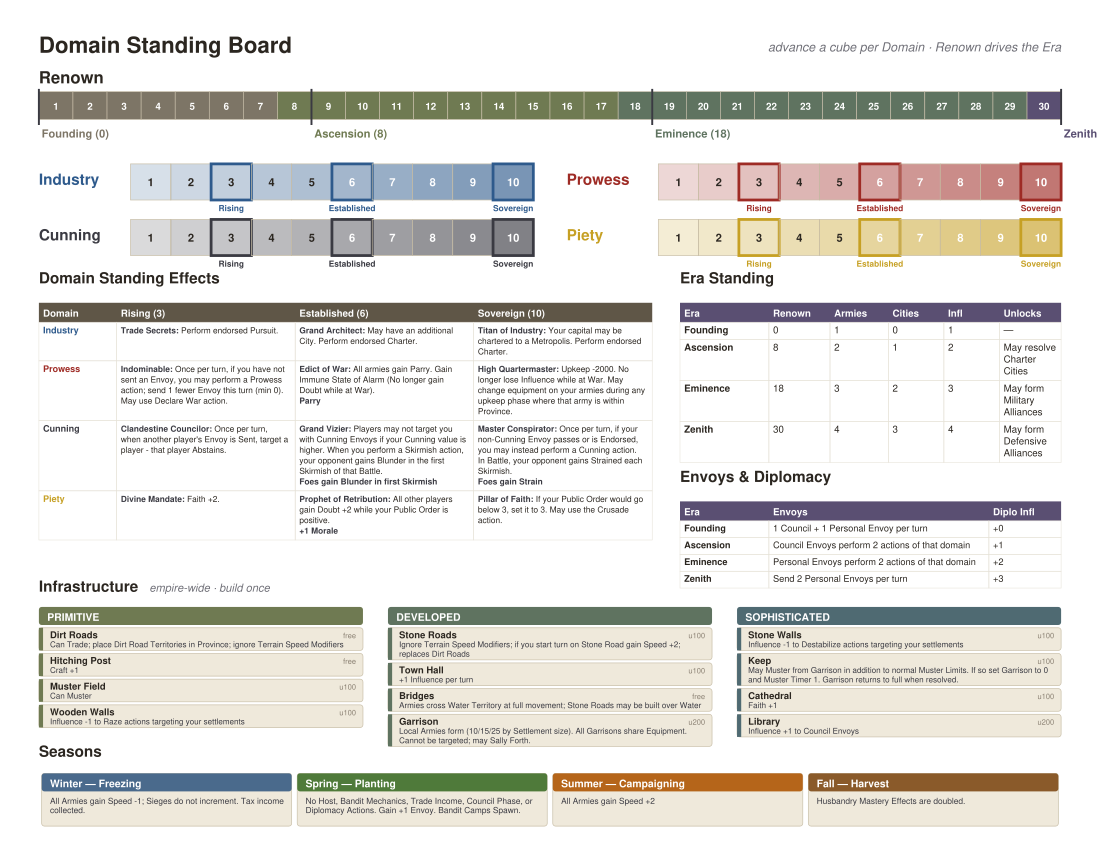

The Python source for this figure:
#!/usr/bin/env python
# domain_board.py - landscape Domain Standing Board.
#   * 4 Domain tracks 1-10 (tier marks: Rising 3, Established 6, Sovereign 10)
#   * Renown track 0-30 with Era demarcations (Founding/Ascension/Eminence/Zenith)
#   * Domain standing definitions + Era standing table
# Data-driven from renown_data. Usage: python domain_board.py [out.pdf]
import sys, os
from reportlab.pdfgen import canvas
from reportlab.lib.pagesizes import letter, landscape
from reportlab.lib.colors import HexColor, Color
from reportlab.pdfbase import pdfmetrics
from reportlab.pdfbase.ttfonts import TTFont
import renown_data as rd

SERIF, SERIF_B, SERIF_I = "Helvetica", "Helvetica-Bold", "Helvetica-Oblique"
for face, fn in [("EBG", "EBGaramond-Regular.ttf"), ("EBG-B", "EBGaramond-Bold.ttf"),
                 ("EBG-I", "EBGaramond-Italic.ttf")]:
    for base in ("/root/.fonts", "fonts", "."):
        p = os.path.join(base, fn)
        if os.path.exists(p):
            try:
                pdfmetrics.registerFont(TTFont(face, p))
                if   face == "EBG":   SERIF = "EBG"
                elif face == "EBG-B": SERIF_B = "EBG-B"
                elif face == "EBG-I": SERIF_I = "EBG-I"
            except Exception: pass
            break

DOMAINS = ["Industry", "Prowess", "Cunning", "Piety"]
DOMC = {"Industry": "#2E5A8C", "Prowess": "#9E2B25", "Cunning": "#3a3a42", "Piety": "#C6A024"}
ERA_COL = ["#7d7566", "#6f7a52", "#5f7360", "#5a4f72"]
INK = HexColor("#2b2620"); MUTE = HexColor("#6f6f77"); TAG = HexColor("#8a8072")
PARCH = HexColor("#f4efe4"); FRAME = HexColor("#c9bfa8"); LINE = HexColor("#e6e2d8")

PW, PH = landscape(letter)
MX, MY = 28, 26
def _c(h): return HexColor(h)

# tier thresholds on the 1-10 domain track
TIERS = [(3, "Rising"), (6, "Established"), (10, "Sovereign")]

TIER_COL = {"Primitive": "#6f7a52", "Developed": "#5f7360", "Sophisticated": "#4f6a72"}
SLOTBG = HexColor("#efe9db")

def infra_tracker(c, x, y, w):
    """Shared infrastructure tracker with inline effect text (markers sit on the row)."""
    c.setFont(SERIF_B, 11); c.setFillColor(INK)
    c.drawString(x, y, "Infrastructure")
    c.setFont(SERIF_I, 8); c.setFillColor(MUTE)
    c.drawString(x + c.stringWidth("Infrastructure", SERIF_B, 11) + 8, y, "empire-wide \u00b7 build once")
    y -= 11
    tiers = ["Primitive", "Developed", "Sophisticated"]
    colw = (w - 2*18) / 3
    xs = [x, x + colw + 18, x + 2*(colw + 18)]
    efs = 5.8
    for ci, tier in enumerate(tiers):
        cx = xs[ci]
        c.setFillColor(_c(TIER_COL[tier])); c.roundRect(cx, y - 13, colw, 13, 2, stroke=0, fill=1)
        c.setFont(SERIF_B, 7.5); c.setFillColor(Color(1,1,1)); c.drawString(cx + 6, y - 10, tier.upper())
        ry = y - 15
        for n, d in [(n, d) for n, d in rd.INFRASTRUCTURE.items() if d.get("tier") == tier]:
            up = d.get("upkeep", 0)
            eff = " ".join(str(d.get("empire_bonus", "")).replace("**", "").split())
            elines = wrap(c, eff, SERIF, efs, colw - 12)
            rh = max(12, 9.5 + len(elines) * (efs + 1.0))
            c.setFillColor(SLOTBG); c.setStrokeColor(FRAME); c.setLineWidth(0.5)
            c.roundRect(cx, ry - rh, colw, rh, 2, stroke=1, fill=1)
            c.setFillColor(_c(TIER_COL[tier])); c.rect(cx, ry - rh, 3, rh, stroke=0, fill=1)
            c.setFont(SERIF_B, 6.8); c.setFillColor(INK); c.drawString(cx + 8, ry - 7.5, n)
            c.setFont(SERIF, 5.4); c.setFillColor(TAG)
            c.drawRightString(cx + colw - 5, ry - 7.5, f"u{up}" if up else "free")
            ty = ry - 14
            c.setFont(SERIF, efs); c.setFillColor(HexColor("#3a3a42"))
            for ln in elines:
                c.drawString(cx + 8, ty, ln); ty -= efs + 1.0
            ry -= rh + 2.2
    return ry

def _wrap_runs(c, runs, size, maxw):
    """runs = [(text,bold),...] -> list of lines, each a list of (word,bold)."""
    words = []
    for text, bold in runs:
        for wd in str(text).split():
            words.append((wd, bold))
    lines, cur, curw = [], [], 0
    for wd, bold in words:
        fnt = SERIF_B if bold else SERIF
        ww = c.stringWidth(wd + " ", fnt, size)
        if curw + ww > maxw and cur:
            lines.append(cur); cur, curw = [], 0
        cur.append((wd, bold)); curw += ww
    if cur: lines.append(cur)
    return lines

def _cell_lines(c, emp, cmb, size, maxw):
    """Empire effect (bold before ':') then combat effect (bold) on a new line."""
    lines = []
    if emp:
        if ":" in emp:
            pre, post = emp.split(":", 1)
            runs = [(pre + ":", True), (post.strip(), False)]
        else:
            runs = [(emp, False)]
        lines += _wrap_runs(c, runs, size, maxw)
    if cmb:
        lines += _wrap_runs(c, [(cmb, True)], size, maxw)
    return lines

def draw_def_table(c, x, ytop, w, colw, data, fs=6.4):
    c.setFont(SERIF_B, 11); c.setFillColor(INK); c.drawString(x, ytop, "Domain Standing Effects")
    headers = ["Domain", "Rising (3)", "Established (6)", "Sovereign (10)"]
    y = ytop - 14
    c.setFillColor(_c("#5f5647")); c.rect(x, y - 14, w, 14, stroke=0, fill=1)
    cx = x; c.setFont(SERIF_B, 7); c.setFillColor(Color(1,1,1))
    for j, h in enumerate(headers):
        c.drawString(cx + 3, y - 10, h); cx += colw[j]
    y -= 14
    lh = fs + 1.6
    for dom, tiers in data:
        cells = [None] + [_cell_lines(c, emp, cmb, fs, colw[j+1] - 6) for j, (emp, cmb) in enumerate(tiers)]
        rh = max(len(cl) for cl in cells[1:]) * lh + 5
        cx = x; c.setStrokeColor(LINE); c.setLineWidth(0.4)
        # domain label cell
        c.rect(cx, y - rh, colw[0], rh, stroke=1, fill=0)
        c.setFont(SERIF_B, fs + 0.5); c.setFillColor(_c(DOMC.get(dom, "#2b2620")))
        c.drawString(cx + 3, y - fs - 2, dom); cx += colw[0]
        for j in range(3):
            c.rect(cx, y - rh, colw[j+1], rh, stroke=1, fill=0)
            ty = y - fs - 2
            for line in cells[j+1]:
                lx = cx + 3
                for wd, bold in line:
                    c.setFont(SERIF_B if bold else SERIF, fs)
                    c.setFillColor(_c("#3a3a42") if bold else INK)
                    c.drawString(lx, ty, wd)
                    lx += c.stringWidth(wd + " ", SERIF_B if bold else SERIF, fs)
                ty -= lh
            cx += colw[j+1]
        y -= rh
    return y

def wrap(c, text, font, size, maxw):
    out, cur = [], ""
    for w in str(text).split():
        t = (cur + " " + w).strip()
        if c.stringWidth(t, font, size) <= maxw: cur = t
        else:
            if cur: out.append(cur)
            cur = w
    if cur: out.append(cur)
    return out

def domain_track(c, x, y, w, dom):
    col = _c(DOMC[dom]); n = 10
    lab_w = 66
    cellw = (w - lab_w) / n
    H = 26                                   # markers sit on the cell; no pip guides
    c.setFont(SERIF_B, 11); c.setFillColor(col); c.drawString(x, y - 15, dom)
    tset = {t: nm for t, nm in TIERS}
    for i in range(1, n + 1):
        cx = x + lab_w + (i - 1) * cellw
        shade = 0.14 + 0.5 * (i / n)
        c.setFillColor(Color(col.red, col.green, col.blue, shade))
        c.setStrokeColor(FRAME); c.setLineWidth(0.5)
        c.rect(cx, y - H, cellw, H, stroke=1, fill=1)
        c.setFont(SERIF_B, 8); c.setFillColor(Color(1,1,1) if i > 5 else INK)
        c.drawCentredString(cx + cellw/2, y - H/2 - 3, str(i))
        if i in tset:                        # tier threshold marker
            c.setStrokeColor(col); c.setLineWidth(2)
            c.rect(cx, y - H, cellw, H, stroke=1, fill=0)
            c.setFont(SERIF_B, 6); c.setFillColor(col)
            c.drawCentredString(cx + cellw/2, y - H - 8, tset[i])

def renown_track(c, x, y, w):
    n = 30
    cellw = w / n
    eras = list(rd.ERAS.items())            # Founding0 Ascension8 Eminence18 Zenith30
    thresh = [(nm, e["renown"]) for nm, e in eras]
    def era_at(v):
        cur = eras[0][0]
        for nm, e in eras:
            if v >= e["renown"]: cur = nm
        return cur
    order = [nm for nm, _ in eras]
    c.setFont(SERIF_B, 12); c.setFillColor(INK); c.drawString(x, y + 6, "Renown")
    for v in range(1, n + 1):
        cx = x + (v - 1) * cellw
        ei = order.index(era_at(v))
        c.setFillColor(_c(ERA_COL[ei])); c.setStrokeColor(FRAME); c.setLineWidth(0.4)
        c.rect(cx, y - 20, cellw, 20, stroke=1, fill=1)
        c.setFont(SERIF_B, 7); c.setFillColor(Color(1,1,1))
        c.drawCentredString(cx + cellw/2, y - 13, str(v))
    # era demarcation lines + labels at thresholds
    for i, (nm, rv) in enumerate(thresh):
        mx = x + max(0, rv) * cellw
        c.setStrokeColor(_c("#3a3a42")); c.setLineWidth(1.4)
        c.line(mx, y - 24, mx, y + 2)
        c.setFont(SERIF_B, 8); c.setFillColor(_c(ERA_COL[i]))
        c.drawString(mx + 2, y - 33, f"{nm} ({rv})")

def draw_table(c, x, ytop, w, headers, rows, colw, title, head_col, fs=7, hfs=8):
    c.setFont(SERIF_B, 11); c.setFillColor(INK); c.drawString(x, ytop, title)
    y = ytop - 14
    # header
    c.setFillColor(_c(head_col)); c.rect(x, y - 14, w, 14, stroke=0, fill=1)
    cx = x
    c.setFont(SERIF_B, hfs); c.setFillColor(Color(1,1,1))
    for j, h in enumerate(headers):
        c.drawString(cx + 3, y - 10, h); cx += colw[j]
    y -= 14
    for r in rows:
        # measure row height by tallest wrapped cell
        cellsw = [wrap(c, r[j], SERIF, fs, colw[j] - 6) for j in range(len(r))]
        rh = max(len(cw) for cw in cellsw) * (fs + 1.5) + 4
        cx = x
        c.setStrokeColor(LINE); c.setLineWidth(0.4)
        for j in range(len(r)):
            c.rect(cx, y - rh, colw[j], rh, stroke=1, fill=0)
            c.setFont(SERIF_B if j == 0 else SERIF, fs)
            c.setFillColor(_c(DOMC.get(r[0], "#2b2620")) if j == 0 else INK)
            ty = y - fs - 1
            for ln in cellsw[j]:
                c.drawString(cx + 3, ty, ln); ty -= fs + 1.5
            cx += colw[j]
        y -= rh
    return y

def _seasons_strip(c, x, y, w):
    """Seasons as a full-width 4-cell strip (name + effect)."""
    c.setFont(SERIF_B, 11); c.setFillColor(INK); c.drawString(x, y, "Seasons")
    y -= 12
    seasons = list(rd.SEASONS.items())
    cw = w / 4
    SEA_COL = {"Winter": "#4a6a8c", "Spring": "#4f7a3a", "Summer": "#b5651a", "Fall": "#8a5a2a"}
    h = 38
    for i, (nm, s) in enumerate(seasons):
        cx = x + i * cw
        col = _c(SEA_COL.get(nm, "#4f6a52"))
        c.setFillColor(SLOTBG); c.setStrokeColor(FRAME); c.setLineWidth(0.5)
        c.roundRect(cx + 2, y - h, cw - 4, h, 2, stroke=1, fill=1)
        c.setFillColor(col); c.roundRect(cx + 2, y - 13, cw - 4, 13, 2, stroke=0, fill=1)
        c.setFont(SERIF_B, 7.5); c.setFillColor(Color(1, 1, 1))
        c.drawString(cx + 8, y - 10, f"{nm} \u2014 {s.get('name','')}")
        c.setFont(SERIF, 6.0); c.setFillColor(HexColor("#3a3a42"))
        ty = y - 22
        for ln in wrap(c, s.get("effect", ""), SERIF, 5.8, cw - 14):
            c.drawString(cx + 8, ty, ln); ty -= 6.6
    return y - h

def build(out):
    c = canvas.Canvas(out, pagesize=(PW, PH))
    x = MX; w = PW - 2*MX; y = PH - MY

    c.setFillColor(INK); c.setFont(SERIF_B, 16); c.drawString(x, y - 12, "Domain Standing Board")
    c.setFont(SERIF_I, 9); c.setFillColor(MUTE)
    c.drawRightString(x + w, y - 11, "advance a cube per Domain \u00b7 Renown drives the Era")
    y -= 34

    # Renown track (full width)
    renown_track(c, x, y - 6, w)
    y -= 58

    # 4 domain tracks
    # 4 domain tracks (taller cells, 2x2 pip guides)
    half = (w - 24) / 2
    for i, dom in enumerate(DOMAINS):
        col = i % 2; rowi = i // 2
        tx = x + col * (half + 24); ty = y - rowi * 40
        domain_track(c, tx, ty, half, dom)
    y -= 2 * 40 + 6

    # definitions table (left) + era table (right)
    b = rd.DOMAIN_BOARD
    se = getattr(rd, "STANDING_EFFECTS", {})
    def_data = []
    for d in DOMAINS:
        tiers = []
        for tier in ("Rising", "Established", "Sovereign"):
            emp = (b[d].get(tier, "") or "").strip()
            cmb = se.get((d, tier))
            tiers.append((emp, str(cmb).strip() if cmb else ""))
        def_data.append((d, tiers))
    def_w = w * 0.60
    def_colw = [56, (def_w - 56)/3, (def_w - 56)/3, (def_w - 56)/3]
    ybot = draw_def_table(c, x, y, def_w, def_colw, def_data, fs=6.0)

    era_rows = [[nm, str(e["renown"]), str(e["armies"]), str(e["cities"]),
                 str(e["influence_per_turn"]), str(e.get("unlocks", "") or "\u2014")]
                for nm, e in rd.ERAS.items()]
    ex = x + def_w + 20; ew = w - def_w - 20
    era_colw = [64, 44, 42, 40, 40, ew - 230]
    era_bot = draw_table(c, ex, y, ew, ["Era", "Renown", "Armies", "Cities", "Infl", "Unlocks"],
                         era_rows, era_colw, "Era Standing", "#5a4f72", fs=7, hfs=7)

    # Envoys & Diplomacy as a table, under Era Standing
    det_rows = [[nm, str(e.get("envoys", "") or "").strip(),
                 f"+{e.get('innate_diplomacy_influence', 0)}"] for nm, e in rd.ERAS.items()]
    det_colw = [64, ew - 64 - 52, 52]
    # Envoys & Diplomacy table (no Seasons in the right column)
    draw_table(c, ex, era_bot - 14, ew, ["Era", "Envoys", "Diplo Infl"],
               det_rows, det_colw, "Envoys & Diplomacy", "#5a4f72", fs=6.6, hfs=7)

    # infrastructure tracker, then Seasons strip beneath it (full width)
    infra_bot = infra_tracker(c, x, MY + 160, w)
    _seasons_strip(c, x, infra_bot - 12, w)

    c.showPage(); c.save()
    print(f"domain board -> {out}")

if __name__ == "__main__":
    out = sys.argv[1] if len(sys.argv) > 1 else os.path.join("cards", "domain_board.pdf")
    d = os.path.dirname(out)
    if d and not os.path.exists(d): os.makedirs(d, exist_ok=True)
    build(out)
